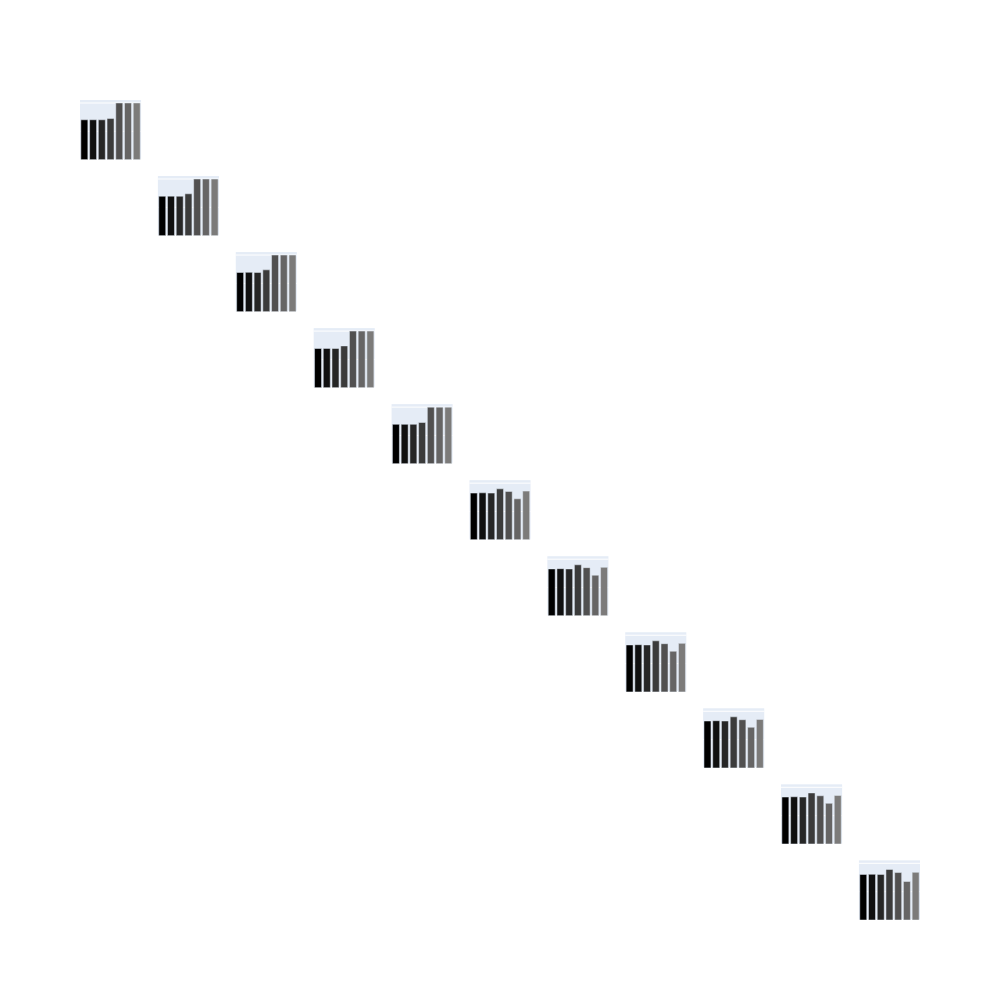

Here is the notebook cell this chart was saved with:
### Code cell
fig = go.Figure()
fig = make_subplots(rows=11, cols=11, vertical_spacing=0.02, horizontal_spacing=0.02, shared_xaxes='all', shared_yaxes='all')

# define subplot size
fig.update_layout(width=1000, height=1000)

# iterate through rows and cols
for i in range(1, 12):
    fig.add_trace(go.Bar(x = df_model_metrics.columns, y = df_model_metrics.iloc[i-1], marker_color=px.colors.sequential.gray, 
                name = algo_cap[i-1]), row=i, col=i)
    # remove legend and x axes labels
    fig.update_layout(showlegend=False)
    fig.update_xaxes(showticklabels=False)
    fig.update_yaxes(showticklabels=False)
    
fig.show()

### Figure 1 — Plotly figure (JSON) as saved in the notebook; plotly's stock layout.template omitted (floating-point values rounded to 4 significant figures)
{"data": [{"marker": {"color": ["rgb(0, 0, 0)", "rgb(16, 16, 16)", "rgb(38, 38, 38)", "rgb(59, 59, 59)", "rgb(81, 80, 80)", "rgb(102, 101, 101)", "rgb(124, 123, 122)", "rgb(146, 146, 145)", "rgb(171, 171, 170)", "rgb(197, 197, 195)", "rgb(224, 224, 223)", "rgb(254, 254, 253)"]}, "name": "KNN", "type": "bar", "x": ["accuracy", "precision", "recall", "roc_auc_score", "geometric_mean_score", "matthews_corrcoef", "f1_weighted"], "xaxis": "x", "y": [70.31, 70.36, 70.31, 72.5, 100, 100, 100], "yaxis": "y"}, {"marker": {"color": ["rgb(0, 0, 0)", "rgb(16, 16, 16)", "rgb(38, 38, 38)", "rgb(59, 59, 59)", "rgb(81, 80, 80)", "rgb(102, 101, 101)", "rgb(124, 123, 122)", "rgb(146, 146, 145)", "rgb(171, 171, 170)", "rgb(197, 197, 195)", "rgb(224, 224, 223)", "rgb(254, 254, 253)"]}, "name": "SVM", "type": "bar", "x": ["accuracy", "precision", "recall", "roc_auc_score", "geometric_mean_score", "matthews_corrcoef", "f1_weighted"], "xaxis": "x13", "y": [69.62, 69.8, 69.62, 73.91, 100, 100, 100], "yaxis": "y13"}, {"marker": {"color": ["rgb(0, 0, 0)", "rgb(16, 16, 16)", "rgb(38, 38, 38)", "rgb(59, 59, 59)", "rgb(81, 80, 80)", "rgb(102, 101, 101)", "rgb(124, 123, 122)", "rgb(146, 146, 145)", "rgb(171, 171, 170)", "rgb(197, 197, 195)", "rgb(224, 224, 223)", "rgb(254, 254, 253)"]}, "name": "GNB", "type": "bar", "x": ["accuracy", "precision", "recall", "roc_auc_score", "geometric_mean_score", "matthews_corrcoef", "f1_weighted"], "xaxis": "x25", "y": [69.29, 69.48, 69.29, 73.84, 100, 100, 100], "yaxis": "y25"}, {"marker": {"color": ["rgb(0, 0, 0)", "rgb(16, 16, 16)", "rgb(38, 38, 38)", "rgb(59, 59, 59)", "rgb(81, 80, 80)", "rgb(102, 101, 101)", "rgb(124, 123, 122)", "rgb(146, 146, 145)", "rgb(171, 171, 170)", "rgb(197, 197, 195)", "rgb(224, 224, 223)", "rgb(254, 254, 253)"]}, "name": "MLP", "type": "bar", "x": ["accuracy", "precision", "recall", "roc_auc_score", "geometric_mean_score", "matthews_corrcoef", "f1_weighted"], "xaxis": "x37", "y": [69.29, 69.48, 69.29, 73.82, 100, 100, 100], "yaxis": "y37"}, {"marker": {"color": ["rgb(0, 0, 0)", "rgb(16, 16, 16)", "rgb(38, 38, 38)", "rgb(59, 59, 59)", "rgb(81, 80, 80)", "rgb(102, 101, 101)", "rgb(124, 123, 122)", "rgb(146, 146, 145)", "rgb(171, 171, 170)", "rgb(197, 197, 195)", "rgb(224, 224, 223)", "rgb(254, 254, 253)"]}, "name": "LR", "type": "bar", "x": ["accuracy", "precision", "recall", "roc_auc_score", "geometric_mean_score", "matthews_corrcoef", "f1_weighted"], "xaxis": "x49", "y": [69.64, 69.61, 69.64, 72.85, 100, 100, 100], "yaxis": "y49"}, {"marker": {"color": ["rgb(0, 0, 0)", "rgb(16, 16, 16)", "rgb(38, 38, 38)", "rgb(59, 59, 59)", "rgb(81, 80, 80)", "rgb(102, 101, 101)", "rgb(124, 123, 122)", "rgb(146, 146, 145)", "rgb(171, 171, 170)", "rgb(197, 197, 195)", "rgb(224, 224, 223)", "rgb(254, 254, 253)"]}, "name": "LDA", "type": "bar", "x": ["accuracy", "precision", "recall", "roc_auc_score", "geometric_mean_score", "matthews_corrcoef", "f1_weighted"], "xaxis": "x61", "y": [82.5, 82.92, 82.5, 89.98, 85.43, 72.38, 85.99], "yaxis": "y61"}, {"marker": {"color": ["rgb(0, 0, 0)", "rgb(16, 16, 16)", "rgb(38, 38, 38)", "rgb(59, 59, 59)", "rgb(81, 80, 80)", "rgb(102, 101, 101)", "rgb(124, 123, 122)", "rgb(146, 146, 145)", "rgb(171, 171, 170)", "rgb(197, 197, 195)", "rgb(224, 224, 223)", "rgb(254, 254, 253)"]}, "name": "QDA", "type": "bar", "x": ["accuracy", "precision", "recall", "roc_auc_score", "geometric_mean_score", "matthews_corrcoef", "f1_weighted"], "xaxis": "x73", "y": [82.83, 83.3, 82.83, 90.14, 85.07, 71.75, 85.65], "yaxis": "y73"}, {"marker": {"color": ["rgb(0, 0, 0)", "rgb(16, 16, 16)", "rgb(38, 38, 38)", "rgb(59, 59, 59)", "rgb(81, 80, 80)", "rgb(102, 101, 101)", "rgb(124, 123, 122)", "rgb(146, 146, 145)", "rgb(171, 171, 170)", "rgb(197, 197, 195)", "rgb(224, 224, 223)", "rgb(254, 254, 253)"]}, "name": "RF", "type": "bar", "x": ["accuracy", "precision", "recall", "roc_auc_score", "geometric_mean_score", "matthews_corrcoef", "f1_weighted"], "xaxis": "x85", "y": [82.83, 83.3, 82.83, 90.15, 85.07, 71.75, 85.65], "yaxis": "y85"}, {"marker": {"color": ["rgb(0, 0, 0)", "rgb(16, 16, 16)", "rgb(38, 38, 38)", "rgb(59, 59, 59)", "rgb(81, 80, 80)", "rgb(102, 101, 101)", "rgb(124, 123, 122)", "rgb(146, 146, 145)", "rgb(171, 171, 170)", "rgb(197, 197, 195)", "rgb(224, 224, 223)", "rgb(254, 254, 253)"]}, "name": "ET", "type": "bar", "x": ["accuracy", "precision", "recall", "roc_auc_score", "geometric_mean_score", "matthews_corrcoef", "f1_weighted"], "xaxis": "x97", "y": [82.83, 83.3, 82.83, 90.19, 85.07, 71.75, 85.65], "yaxis": "y97"}, {"marker": {"color": ["rgb(0, 0, 0)", "rgb(16, 16, 16)", "rgb(38, 38, 38)", "rgb(59, 59, 59)", "rgb(81, 80, 80)", "rgb(102, 101, 101)", "rgb(124, 123, 122)", "rgb(146, 146, 145)", "rgb(171, 171, 170)", "rgb(197, 197, 195)", "rgb(224, 224, 223)", "rgb(254, 254, 253)"]}, "name": "AB", "type": "bar", "x": ["accuracy", "precision", "recall", "roc_auc_score", "geometric_mean_score", "matthews_corrcoef", "f1_weighted"], "xaxis": "x109", "y": [82.83, 83.3, 82.83, 90.09, 85.07, 71.75, 85.65], "yaxis": "y109"}, {"marker": {"color": ["rgb(0, 0, 0)", "rgb(16, 16, 16)", "rgb(38, 38, 38)", "rgb(59, 59, 59)", "rgb(81, 80, 80)", "rgb(102, 101, 101)", "rgb(124, 123, 122)", "rgb(146, 146, 145)", "rgb(171, 171, 170)", "rgb(197, 197, 195)", "rgb(224, 224, 223)", "rgb(254, 254, 253)"]}, "name": "GB", "type": "bar", "x": ["accuracy", "precision", "recall", "roc_auc_score", "geometric_mean_score", "matthews_corrcoef", "f1_weighted"], "xaxis": "x121", "y": [80.51, 80.65, 80.51, 89.18, 83.79, 68.01, 84.11], "yaxis": "y121"}], "layout": {"height": 1000, "showlegend": false, "width": 1000, "xaxis": {"anchor": "y", "domain": [0, 0.07273], "matches": "x111", "showticklabels": false}, "xaxis10": {"anchor": "y10", "domain": [0.8345, 0.9073], "matches": "x111", "showticklabels": false}, "xaxis100": {"anchor": "y100", "domain": [0, 0.07273], "matches": "x111", "showticklabels": false}, "xaxis101": {"anchor": "y101", "domain": [0.09273, 0.1655], "matches": "x111", "showticklabels": false}, "xaxis102": {"anchor": "y102", "domain": [0.1855, 0.2582], "matches": "x111", "showticklabels": false}, "xaxis103": {"anchor": "y103", "domain": [0.2782, 0.3509], "matches": "x111", "showticklabels": false}, "xaxis104": {"anchor": "y104", "domain": [0.3709, 0.4436], "matches": "x111", "showticklabels": false}, "xaxis105": {"anchor": "y105", "domain": [0.4636, 0.5364], "matches": "x111", "showticklabels": false}, "xaxis106": {"anchor": "y106", "domain": [0.5564, 0.6291], "matches": "x111", "showticklabels": false}, "xaxis107": {"anchor": "y107", "domain": [0.6491, 0.7218], "matches": "x111", "showticklabels": false}, "xaxis108": {"anchor": "y108", "domain": [0.7418, 0.8145], "matches": "x111", "showticklabels": false}, "xaxis109": {"anchor": "y109", "domain": [0.8345, 0.9073], "matches": "x111", "showticklabels": false}, "xaxis11": {"anchor": "y11", "domain": [0.9273, 1], "matches": "x111", "showticklabels": false}, "xaxis110": {"anchor": "y110", "domain": [0.9273, 1], "matches": "x111", "showticklabels": false}, "xaxis111": {"anchor": "y111", "domain": [0, 0.07273], "showticklabels": false}, "xaxis112": {"anchor": "y112", "domain": [0.09273, 0.1655], "matches": "x111", "showticklabels": false}, "xaxis113": {"anchor": "y113", "domain": [0.1855, 0.2582], "matches": "x111", "showticklabels": false}, "xaxis114": {"anchor": "y114", "domain": [0.2782, 0.3509], "matches": "x111", "showticklabels": false}, "xaxis115": {"anchor": "y115", "domain": [0.3709, 0.4436], "matches": "x111", "showticklabels": false}, "xaxis116": {"anchor": "y116", "domain": [0.4636, 0.5364], "matches": "x111", "showticklabels": false}, "xaxis117": {"anchor": "y117", "domain": [0.5564, 0.6291], "matches": "x111", "showticklabels": false}, "xaxis118": {"anchor": "y118", "domain": [0.6491, 0.7218], "matches": "x111", "showticklabels": false}, "xaxis119": {"anchor": "y119", "domain": [0.7418, 0.8145], "matches": "x111", "showticklabels": false}, "xaxis12": {"anchor": "y12", "domain": [0, 0.07273], "matches": "x111", "showticklabels": false}, "xaxis120": {"anchor": "y120", "domain": [0.8345, 0.9073], "matches": "x111", "showticklabels": false}, "xaxis121": {"anchor": "y121", "domain": [0.9273, 1], "matches": "x111", "showticklabels": false}, "xaxis13": {"anchor": "y13", "domain": [0.09273, 0.1655], "matches": "x111", "showticklabels": false}, "xaxis14": {"anchor": "y14", "domain": [0.1855, 0.2582], "matches": "x111", "showticklabels": false}, "xaxis15": {"anchor": "y15", "domain": [0.2782, 0.3509], "matches": "x111", "showticklabels": false}, "xaxis16": {"anchor": "y16", "domain": [0.3709, 0.4436], "matches": "x111", "showticklabels": false}, "xaxis17": {"anchor": "y17", "domain": [0.4636, 0.5364], "matches": "x111", "showticklabels": false}, "xaxis18": {"anchor": "y18", "domain": [0.5564, 0.6291], "matches": "x111", "showticklabels": false}, "xaxis19": {"anchor": "y19", "domain": [0.6491, 0.7218], "matches": "x111", "showticklabels": false}, "xaxis2": {"anchor": "y2", "domain": [0.09273, 0.1655], "matches": "x111", "showticklabels": false}, "xaxis20": {"anchor": "y20", "domain": [0.7418, 0.8145], "matches": "x111", "showticklabels": false}, "xaxis21": {"anchor": "y21", "domain": [0.8345, 0.9073], "matches": "x111", "showticklabels": false}, "xaxis22": {"anchor": "y22", "domain": [0.9273, 1], "matches": "x111", "showticklabels": false}, "xaxis23": {"anchor": "y23", "domain": [0, 0.07273], "matches": "x111", "showticklabels": false}, "xaxis24": {"anchor": "y24", "domain": [0.09273, 0.1655], "matches": "x111", "showticklabels": false}, "xaxis25": {"anchor": "y25", "domain": [0.1855, 0.2582], "matches": "x111", "showticklabels": false}, "xaxis26": {"anchor": "y26", "domain": [0.2782, 0.3509], "matches": "x111", "showticklabels": false}, "xaxis27": {"anchor": "y27", "domain": [0.3709, 0.4436], "matches": "x111", "showticklabels": false}, "xaxis28": {"anchor": "y28", "domain": [0.4636, 0.5364], "matches": "x111", "showticklabels": false}, "xaxis29": {"anchor": "y29", "domain": [0.5564, 0.6291], "matches": "x111", "showticklabels": false}, "xaxis3": {"anchor": "y3", "domain": [0.1855, 0.2582], "matches": "x111", "showticklabels": false}, "xaxis30": {"anchor": "y30", "domain": [0.6491, 0.7218], "matches": "x111", "showticklabels": false}, "xaxis31": {"anchor": "y31", "domain": [0.7418, 0.8145], "matches": "x111", "showticklabels": false}, "xaxis32": {"anchor": "y32", "domain": [0.8345, 0.9073], "matches": "x111", "showticklabels": false}, "xaxis33": {"anchor": "y33", "domain": [0.9273, 1], "matches": "x111", "showticklabels": false}, "xaxis34": {"anchor": "y34", "domain": [0, 0.07273], "matches": "x111", "showticklabels": false}, "xaxis35": {"anchor": "y35", "domain": [0.09273, 0.1655], "matches": "x111", "showticklabels": false}, "xaxis36": {"anchor": "y36", "domain": [0.1855, 0.2582], "matches": "x111", "showticklabels": false}, "xaxis37": {"anchor": "y37", "domain": [0.2782, 0.3509], "matches": "x111", "showticklabels": false}, "xaxis38": {"anchor": "y38", "domain": [0.3709, 0.4436], "matches": "x111", "showticklabels": false}, "xaxis39": {"anchor": "y39", "domain": [0.4636, 0.5364], "matches": "x111", "showticklabels": false}, "xaxis4": {"anchor": "y4", "domain": [0.2782, 0.3509], "matches": "x111", "showticklabels": false}, "xaxis40": {"anchor": "y40", "domain": [0.5564, 0.6291], "matches": "x111", "showticklabels": false}, "xaxis41": {"anchor": "y41", "domain": [0.6491, 0.7218], "matches": "x111", "showticklabels": false}, "xaxis42": {"anchor": "y42", "domain": [0.7418, 0.8145], "matches": "x111", "showticklabels": false}, "xaxis43": {"anchor": "y43", "domain": [0.8345, 0.9073], "matches": "x111", "showticklabels": false}, "xaxis44": {"anchor": "y44", "domain": [0.9273, 1], "matches": "x111", "showticklabels": false}, "xaxis45": {"anchor": "y45", "domain": [0, 0.07273], "matches": "x111", "showticklabels": false}, "xaxis46": {"anchor": "y46", "domain": [0.09273, 0.1655], "matches": "x111", "showticklabels": false}, "xaxis47": {"anchor": "y47", "domain": [0.1855, 0.2582], "matches": "x111", "showticklabels": false}, "xaxis48": {"anchor": "y48", "domain": [0.2782, 0.3509], "matches": "x111", "showticklabels": false}, "xaxis49": {"anchor": "y49", "domain": [0.3709, 0.4436], "matches": "x111", "showticklabels": false}, "xaxis5": {"anchor": "y5", "domain": [0.3709, 0.4436], "matches": "x111", "showticklabels": false}, "xaxis50": {"anchor": "y50", "domain": [0.4636, 0.5364], "matches": "x111", "showticklabels": false}, "xaxis51": {"anchor": "y51", "domain": [0.5564, 0.6291], "matches": "x111", "showticklabels": false}, "xaxis52": {"anchor": "y52", "domain": [0.6491, 0.7218], "matches": "x111", "showticklabels": false}, "xaxis53": {"anchor": "y53", "domain": [0.7418, 0.8145], "matches": "x111", "showticklabels": false}, "xaxis54": {"anchor": "y54", "domain": [0.8345, 0.9073], "matches": "x111", "showticklabels": false}, "xaxis55": {"anchor": "y55", "domain": [0.9273, 1], "matches": "x111", "showticklabels": false}, "xaxis56": {"anchor": "y56", "domain": [0, 0.07273], "matches": "x111", "showticklabels": false}, "xaxis57": {"anchor": "y57", "domain": [0.09273, 0.1655], "matches": "x111", "showticklabels": false}, "xaxis58": {"anchor": "y58", "domain": [0.1855, 0.2582], "matches": "x111", "showticklabels": false}, "xaxis59": {"anchor": "y59", "domain": [0.2782, 0.3509], "matches": "x111", "showticklabels": false}, "xaxis6": {"anchor": "y6", "domain": [0.4636, 0.5364], "matches": "x111", "showticklabels": false}, "xaxis60": {"anchor": "y60", "domain": [0.3709, 0.4436], "matches": "x111", "showticklabels": false}, "xaxis61": {"anchor": "y61", "domain": [0.4636, 0.5364], "matches": "x111", "showticklabels": false}, "xaxis62": {"anchor": "y62", "domain": [0.5564, 0.6291], "matches": "x111", "showticklabels": false}, "xaxis63": {"anchor": "y63", "domain": [0.6491, 0.7218], "matches": "x111", "showticklabels": false}, "xaxis64": {"anchor": "y64", "domain": [0.7418, 0.8145], "matches": "x111", "showticklabels": false}, "xaxis65": {"anchor": "y65", "domain": [0.8345, 0.9073], "matches": "x111", "showticklabels": false}, "xaxis66": {"anchor": "y66", "domain": [0.9273, 1], "matches": "x111", "showticklabels": false}, "xaxis67": {"anchor": "y67", "domain": [0, 0.07273], "matches": "x111", "showticklabels": false}, "xaxis68": {"anchor": "y68", "domain": [0.09273, 0.1655], "matches": "x111", "showticklabels": false}, "xaxis69": {"anchor": "y69", "domain": [0.1855, 0.2582], "matches": "x111", "showticklabels": false}, "xaxis7": {"anchor": "y7", "domain": [0.5564, 0.6291], "matches": "x111", "showticklabels": false}, "xaxis70": {"anchor": "y70", "domain": [0.2782, 0.3509], "matches": "x111", "showticklabels": false}, "xaxis71": {"anchor": "y71", "domain": [0.3709, 0.4436], "matches": "x111", "showticklabels": false}, "xaxis72": {"anchor": "y72", "domain": [0.4636, 0.5364], "matches": "x111", "showticklabels": false}, "xaxis73": {"anchor": "y73", "domain": [0.5564, 0.6291], "matches": "x111", "showticklabels": false}, "xaxis74": {"anchor": "y74", "domain": [0.6491, 0.7218], "matches": "x111", "showticklabels": false}, "xaxis75": {"anchor": "y75", "domain": [0.7418, 0.8145], "matches": "x111", "showticklabels": false}, "xaxis76": {"anchor": "y76", "domain": [0.8345, 0.9073], "matches": "x111", "showticklabels": false}, "xaxis77": {"anchor": "y77", "domain": [0.9273, 1], "matches": "x111", "showticklabels": false}, "xaxis78": {"anchor": "y78", "domain": [0, 0.07273], "matches": "x111", "showticklabels": false}, "xaxis79": {"anchor": "y79", "domain": [0.09273, 0.1655], "matches": "x111", "showticklabels": false}, "xaxis8": {"anchor": "y8", "domain": [0.6491, 0.7218], "matches": "x111", "showticklabels": false}, "xaxis80": {"anchor": "y80", "domain": [0.1855, 0.2582], "matches": "x111", "showticklabels": false}, "xaxis81": {"anchor": "y81", "domain": [0.2782, 0.3509], "matches": "x111", "showticklabels": false}, "xaxis82": {"anchor": "y82", "domain": [0.3709, 0.4436], "matches": "x111", "showticklabels": false}, "xaxis83": {"anchor": "y83", "domain": [0.4636, 0.5364], "matches": "x111", "showticklabels": false}, "xaxis84": {"anchor": "y84", "domain": [0.5564, 0.6291], "matches": "x111", "showticklabels": false}, "xaxis85": {"anchor": "y85", "domain": [0.6491, 0.7218], "matches": "x111", "showticklabels": false}, "xaxis86": {"anchor": "y86", "domain": [0.7418, 0.8145], "matches": "x111", "showticklabels": false}, "xaxis87": {"anchor": "y87", "domain": [0.8345, 0.9073], "matches": "x111", "showticklabels": false}, "xaxis88": {"anchor": "y88", "domain": [0.9273, 1], "matches": "x111", "showticklabels": false}, "xaxis89": {"anchor": "y89", "domain": [0, 0.07273], "matches": "x111", "showticklabels": false}, "xaxis9": {"anchor": "y9", "domain": [0.7418, 0.8145], "matches": "x111", "showticklabels": false}, "xaxis90": {"anchor": "y90", "domain": [0.09273, 0.1655], "matches": "x111", "showticklabels": false}, "xaxis91": {"anchor": "y91", "domain": [0.1855, 0.2582], "matches": "x111", "showticklabels": false}, "xaxis92": {"anchor": "y92", "domain": [0.2782, 0.3509], "matches": "x111", "showticklabels": false}, "xaxis93": {"anchor": "y93", "domain": [0.3709, 0.4436], "matches": "x111", "showticklabels": false}, "xaxis94": {"anchor": "y94", "domain": [0.4636, 0.5364], "matches": "x111", "showticklabels": false}, "xaxis95": {"anchor": "y95", "domain": [0.5564, 0.6291], "matches": "x111", "showticklabels": false}, "xaxis96": {"anchor": "y96", "domain": [0.6491, 0.7218], "matches": "x111", "showticklabels": false}, "xaxis97": {"anchor": "y97", "domain": [0.7418, 0.8145], "matches": "x111", "showticklabels": false}, "xaxis98": {"anchor": "y98", "domain": [0.8345, 0.9073], "matches": "x111", "showticklabels": false}, "xaxis99": {"anchor": "y99", "domain": [0.9273, 1], "matches": "x111", "showticklabels": false}, "yaxis": {"anchor": "x", "domain": [0.9273, 1], "matches": "y111", "showticklabels": false}, "yaxis10": {"anchor": "x10", "domain": [0.9273, 1], "matches": "y111", "showticklabels": false}, "yaxis100": {"anchor": "x100", "domain": [0.09273, 0.1655], "matches": "y111", "showticklabels": false}, "yaxis101": {"anchor": "x101", "domain": [0.09273, 0.1655], "matches": "y111", "showticklabels": false}, "yaxis102": {"anchor": "x102", "domain": [0.09273, 0.1655], "matches": "y111", "showticklabels": false}, "yaxis103": {"anchor": "x103", "domain": [0.09273, 0.1655], "matches": "y111", "showticklabels": false}, "yaxis104": {"anchor": "x104", "domain": [0.09273, 0.1655], "matches": "y111", "showticklabels": false}, "yaxis105": {"anchor": "x105", "domain": [0.09273, 0.1655], "matches": "y111", "showticklabels": false}, "yaxis106": {"anchor": "x106", "domain": [0.09273, 0.1655], "matches": "y111", "showticklabels": false}, "yaxis107": {"anchor": "x107", "domain": [0.09273, 0.1655], "matches": "y111", "showticklabels": false}, "yaxis108": {"anchor": "x108", "domain": [0.09273, 0.1655], "matches": "y111", "showticklabels": false}, "yaxis109": {"anchor": "x109", "domain": [0.09273, 0.1655], "matches": "y111", "showticklabels": false}, "yaxis11": {"anchor": "x11", "domain": [0.9273, 1], "matches": "y111", "showticklabels": false}, "yaxis110": {"anchor": "x110", "domain": [0.09273, 0.1655], "matches": "y111", "showticklabels": false}, "yaxis111": {"anchor": "x111", "domain": [0, 0.07273], "showticklabels": false}, "yaxis112": {"anchor": "x112", "domain": [0, 0.07273], "matches": "y111", "showticklabels": false}, "yaxis113": {"anchor": "x113", "domain": [0, 0.07273], "matches": "y111", "showticklabels": false}, "yaxis114": {"anchor": "x114", "domain": [0, 0.07273], "matches": "y111", "showticklabels": false}, "yaxis115": {"anchor": "x115", "domain": [0, 0.07273], "matches": "y111", "showticklabels": false}, "yaxis116": {"anchor": "x116", "domain": [0, 0.07273], "matches": "y111", "showticklabels": false}, "yaxis117": {"anchor": "x117", "domain": [0, 0.07273], "matches": "y111", "showticklabels": false}, "yaxis118": {"anchor": "x118", "domain": [0, 0.07273], "matches": "y111", "showticklabels": false}, "yaxis119": {"anchor": "x119", "domain": [0, 0.07273], "matches": "y111", "showticklabels": false}, "yaxis12": {"anchor": "x12", "domain": [0.8345, 0.9073], "matches": "y111", "showticklabels": false}, "yaxis120": {"anchor": "x120", "domain": [0, 0.07273], "matches": "y111", "showticklabels": false}, "yaxis121": {"anchor": "x121", "domain": [0, 0.07273], "matches": "y111", "showticklabels": false}, "yaxis13": {"anchor": "x13", "domain": [0.8345, 0.9073], "matches": "y111", "showticklabels": false}, "yaxis14": {"anchor": "x14", "domain": [0.8345, 0.9073], "matches": "y111", "showticklabels": false}, "yaxis15": {"anchor": "x15", "domain": [0.8345, 0.9073], "matches": "y111", "showticklabels": false}, "yaxis16": {"anchor": "x16", "domain": [0.8345, 0.9073], "matches": "y111", "showticklabels": false}, "yaxis17": {"anchor": "x17", "domain": [0.8345, 0.9073], "matches": "y111", "showticklabels": false}, "yaxis18": {"anchor": "x18", "domain": [0.8345, 0.9073], "matches": "y111", "showticklabels": false}, "yaxis19": {"anchor": "x19", "domain": [0.8345, 0.9073], "matches": "y111", "showticklabels": false}, "yaxis2": {"anchor": "x2", "domain": [0.9273, 1], "matches": "y111", "showticklabels": false}, "yaxis20": {"anchor": "x20", "domain": [0.8345, 0.9073], "matches": "y111", "showticklabels": false}, "yaxis21": {"anchor": "x21", "domain": [0.8345, 0.9073], "matches": "y111", "showticklabels": false}, "yaxis22": {"anchor": "x22", "domain": [0.8345, 0.9073], "matches": "y111", "showticklabels": false}, "yaxis23": {"anchor": "x23", "domain": [0.7418, 0.8145], "matches": "y111", "showticklabels": false}, "yaxis24": {"anchor": "x24", "domain": [0.7418, 0.8145], "matches": "y111", "showticklabels": false}, "yaxis25": {"anchor": "x25", "domain": [0.7418, 0.8145], "matches": "y111", "showticklabels": false}, "yaxis26": {"anchor": "x26", "domain": [0.7418, 0.8145], "matches": "y111", "showticklabels": false}, "yaxis27": {"anchor": "x27", "domain": [0.7418, 0.8145], "matches": "y111", "showticklabels": false}, "yaxis28": {"anchor": "x28", "domain": [0.7418, 0.8145], "matches": "y111", "showticklabels": false}, "yaxis29": {"anchor": "x29", "domain": [0.7418, 0.8145], "matches": "y111", "showticklabels": false}, "yaxis3": {"anchor": "x3", "domain": [0.9273, 1], "matches": "y111", "showticklabels": false}, "yaxis30": {"anchor": "x30", "domain": [0.7418, 0.8145], "matches": "y111", "showticklabels": false}, "yaxis31": {"anchor": "x31", "domain": [0.7418, 0.8145], "matches": "y111", "showticklabels": false}, "yaxis32": {"anchor": "x32", "domain": [0.7418, 0.8145], "matches": "y111", "showticklabels": false}, "yaxis33": {"anchor": "x33", "domain": [0.7418, 0.8145], "matches": "y111", "showticklabels": false}, "yaxis34": {"anchor": "x34", "domain": [0.6491, 0.7218], "matches": "y111", "showticklabels": false}, "yaxis35": {"anchor": "x35", "domain": [0.6491, 0.7218], "matches": "y111", "showticklabels": false}, "yaxis36": {"anchor": "x36", "domain": [0.6491, 0.7218], "matches": "y111", "showticklabels": false}, "yaxis37": {"anchor": "x37", "domain": [0.6491, 0.7218], "matches": "y111", "showticklabels": false}, "yaxis38": {"anchor": "x38", "domain": [0.6491, 0.7218], "matches": "y111", "showticklabels": false}, "yaxis39": {"anchor": "x39", "domain": [0.6491, 0.7218], "matches": "y111", "showticklabels": false}, "yaxis4": {"anchor": "x4", "domain": [0.9273, 1], "matches": "y111", "showticklabels": false}, "yaxis40": {"anchor": "x40", "domain": [0.6491, 0.7218], "matches": "y111", "showticklabels": false}, "yaxis41": {"anchor": "x41", "domain": [0.6491, 0.7218], "matches": "y111", "showticklabels": false}, "yaxis42": {"anchor": "x42", "domain": [0.6491, 0.7218], "matches": "y111", "showticklabels": false}, "yaxis43": {"anchor": "x43", "domain": [0.6491, 0.7218], "matches": "y111", "showticklabels": false}, "yaxis44": {"anchor": "x44", "domain": [0.6491, 0.7218], "matches": "y111", "showticklabels": false}, "yaxis45": {"anchor": "x45", "domain": [0.5564, 0.6291], "matches": "y111", "showticklabels": false}, "yaxis46": {"anchor": "x46", "domain": [0.5564, 0.6291], "matches": "y111", "showticklabels": false}, "yaxis47": {"anchor": "x47", "domain": [0.5564, 0.6291], "matches": "y111", "showticklabels": false}, "yaxis48": {"anchor": "x48", "domain": [0.5564, 0.6291], "matches": "y111", "showticklabels": false}, "yaxis49": {"anchor": "x49", "domain": [0.5564, 0.6291], "matches": "y111", "showticklabels": false}, "yaxis5": {"anchor": "x5", "domain": [0.9273, 1], "matches": "y111", "showticklabels": false}, "yaxis50": {"anchor": "x50", "domain": [0.5564, 0.6291], "matches": "y111", "showticklabels": false}, "yaxis51": {"anchor": "x51", "domain": [0.5564, 0.6291], "matches": "y111", "showticklabels": false}, "yaxis52": {"anchor": "x52", "domain": [0.5564, 0.6291], "matches": "y111", "showticklabels": false}, "yaxis53": {"anchor": "x53", "domain": [0.5564, 0.6291], "matches": "y111", "showticklabels": false}, "yaxis54": {"anchor": "x54", "domain": [0.5564, 0.6291], "matches": "y111", "showticklabels": false}, "yaxis55": {"anchor": "x55", "domain": [0.5564, 0.6291], "matches": "y111", "showticklabels": false}, "yaxis56": {"anchor": "x56", "domain": [0.4636, 0.5364], "matches": "y111", "showticklabels": false}, "yaxis57": {"anchor": "x57", "domain": [0.4636, 0.5364], "matches": "y111", "showticklabels": false}, "yaxis58": {"anchor": "x58", "domain": [0.4636, 0.5364], "matches": "y111", "showticklabels": false}, "yaxis59": {"anchor": "x59", "domain": [0.4636, 0.5364], "matches": "y111", "showticklabels": false}, "yaxis6": {"anchor": "x6", "domain": [0.9273, 1], "matches": "y111", "showticklabels": false}, "yaxis60": {"anchor": "x60", "domain": [0.4636, 0.5364], "matches": "y111", "showticklabels": false}, "yaxis61": {"anchor": "x61", "domain": [0.4636, 0.5364], "matches": "y111", "showticklabels": false}, "yaxis62": {"anchor": "x62", "domain": [0.4636, 0.5364], "matches": "y111", "showticklabels": false}, "yaxis63": {"anchor": "x63", "domain": [0.4636, 0.5364], "matches": "y111", "showticklabels": false}, "yaxis64": {"anchor": "x64", "domain": [0.4636, 0.5364], "matches": "y111", "showticklabels": false}, "yaxis65": {"anchor": "x65", "domain": [0.4636, 0.5364], "matches": "y111", "showticklabels": false}, "yaxis66": {"anchor": "x66", "domain": [0.4636, 0.5364], "matches": "y111", "showticklabels": false}, "yaxis67": {"anchor": "x67", "domain": [0.3709, 0.4436], "matches": "y111", "showticklabels": false}, "yaxis68": {"anchor": "x68", "domain": [0.3709, 0.4436], "matches": "y111", "showticklabels": false}, "yaxis69": {"anchor": "x69", "domain": [0.3709, 0.4436], "matches": "y111", "showticklabels": false}, "yaxis7": {"anchor": "x7", "domain": [0.9273, 1], "matches": "y111", "showticklabels": false}, "yaxis70": {"anchor": "x70", "domain": [0.3709, 0.4436], "matches": "y111", "showticklabels": false}, "yaxis71": {"anchor": "x71", "domain": [0.3709, 0.4436], "matches": "y111", "showticklabels": false}, "yaxis72": {"anchor": "x72", "domain": [0.3709, 0.4436], "matches": "y111", "showticklabels": false}, "yaxis73": {"anchor": "x73", "domain": [0.3709, 0.4436], "matches": "y111", "showticklabels": false}, "yaxis74": {"anchor": "x74", "domain": [0.3709, 0.4436], "matches": "y111", "showticklabels": false}, "yaxis75": {"anchor": "x75", "domain": [0.3709, 0.4436], "matches": "y111", "showticklabels": false}, "yaxis76": {"anchor": "x76", "domain": [0.3709, 0.4436], "matches": "y111", "showticklabels": false}, "yaxis77": {"anchor": "x77", "domain": [0.3709, 0.4436], "matches": "y111", "showticklabels": false}, "yaxis78": {"anchor": "x78", "domain": [0.2782, 0.3509], "matches": "y111", "showticklabels": false}, "yaxis79": {"anchor": "x79", "domain": [0.2782, 0.3509], "matches": "y111", "showticklabels": false}, "yaxis8": {"anchor": "x8", "domain": [0.9273, 1], "matches": "y111", "showticklabels": false}, "yaxis80": {"anchor": "x80", "domain": [0.2782, 0.3509], "matches": "y111", "showticklabels": false}, "yaxis81": {"anchor": "x81", "domain": [0.2782, 0.3509], "matches": "y111", "showticklabels": false}, "yaxis82": {"anchor": "x82", "domain": [0.2782, 0.3509], "matches": "y111", "showticklabels": false}, "yaxis83": {"anchor": "x83", "domain": [0.2782, 0.3509], "matches": "y111", "showticklabels": false}, "yaxis84": {"anchor": "x84", "domain": [0.2782, 0.3509], "matches": "y111", "showticklabels": false}, "yaxis85": {"anchor": "x85", "domain": [0.2782, 0.3509], "matches": "y111", "showticklabels": false}, "yaxis86": {"anchor": "x86", "domain": [0.2782, 0.3509], "matches": "y111", "showticklabels": false}, "yaxis87": {"anchor": "x87", "domain": [0.2782, 0.3509], "matches": "y111", "showticklabels": false}, "yaxis88": {"anchor": "x88", "domain": [0.2782, 0.3509], "matches": "y111", "showticklabels": false}, "yaxis89": {"anchor": "x89", "domain": [0.1855, 0.2582], "matches": "y111", "showticklabels": false}, "yaxis9": {"anchor": "x9", "domain": [0.9273, 1], "matches": "y111", "showticklabels": false}, "yaxis90": {"anchor": "x90", "domain": [0.1855, 0.2582], "matches": "y111", "showticklabels": false}, "yaxis91": {"anchor": "x91", "domain": [0.1855, 0.2582], "matches": "y111", "showticklabels": false}, "yaxis92": {"anchor": "x92", "domain": [0.1855, 0.2582], "matches": "y111", "showticklabels": false}, "yaxis93": {"anchor": "x93", "domain": [0.1855, 0.2582], "matches": "y111", "showticklabels": false}, "yaxis94": {"anchor": "x94", "domain": [0.1855, 0.2582], "matches": "y111", "showticklabels": false}, "yaxis95": {"anchor": "x95", "domain": [0.1855, 0.2582], "matches": "y111", "showticklabels": false}, "yaxis96": {"anchor": "x96", "domain": [0.1855, 0.2582], "matches": "y111", "showticklabels": false}, "yaxis97": {"anchor": "x97", "domain": [0.1855, 0.2582], "matches": "y111", "showticklabels": false}, "yaxis98": {"anchor": "x98", "domain": [0.1855, 0.2582], "matches": "y111", "showticklabels": false}, "yaxis99": {"anchor": "x99", "domain": [0.1855, 0.2582], "matches": "y111", "showticklabels": false}}}
